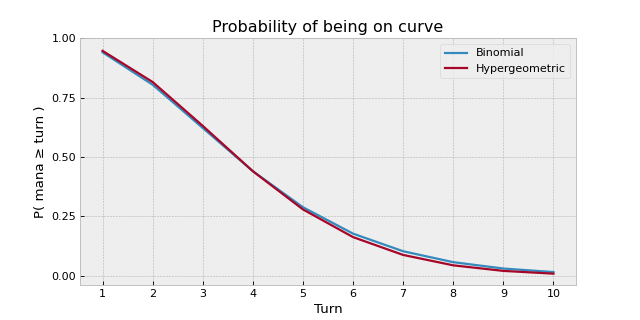

Generate this figure with Python:
import matplotlib.pyplot as plt
from scipy.stats import binom, hypergeom

proportion_land = 1/3
deck_size = 99

turns = list(range(1, 11))
binomial       = [1 - binom.cdf(turn-1, 6+turn, proportion_land) for turn in turns]
hypergeometric = [1 - hypergeom.cdf(turn-1, deck_size, 6+turn, round(deck_size*proportion_land)) for turn in turns]

with plt.style.context("bmh"):
    plt.figure(figsize=(8,4), dpi=80)
    plt.plot(turns, binomial, label="Binomial")
    plt.plot(turns, hypergeometric, label="Hypergeometric")
    plt.legend(loc=1)
    plt.title("Probability of being on curve")
    plt.xlabel("Turn")
    plt.ylabel("P( mana ≥ turn )")
    plt.xticks(turns)
    plt.yticks([0.0, 0.25, 0.5, 0.75, 1.0])
    plt.savefig('plot1.png')
